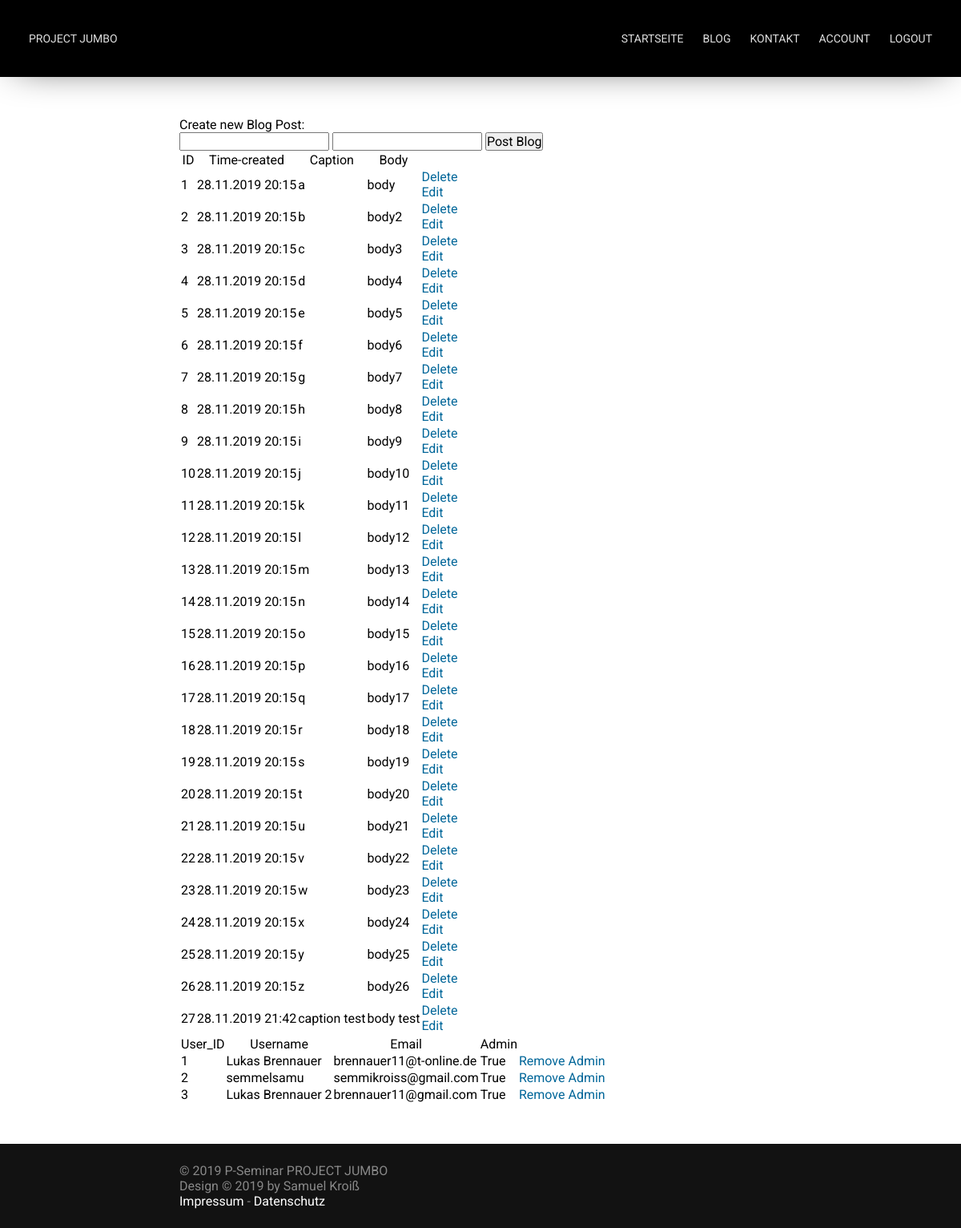
Page /admin (signed in) on the earlier database version.
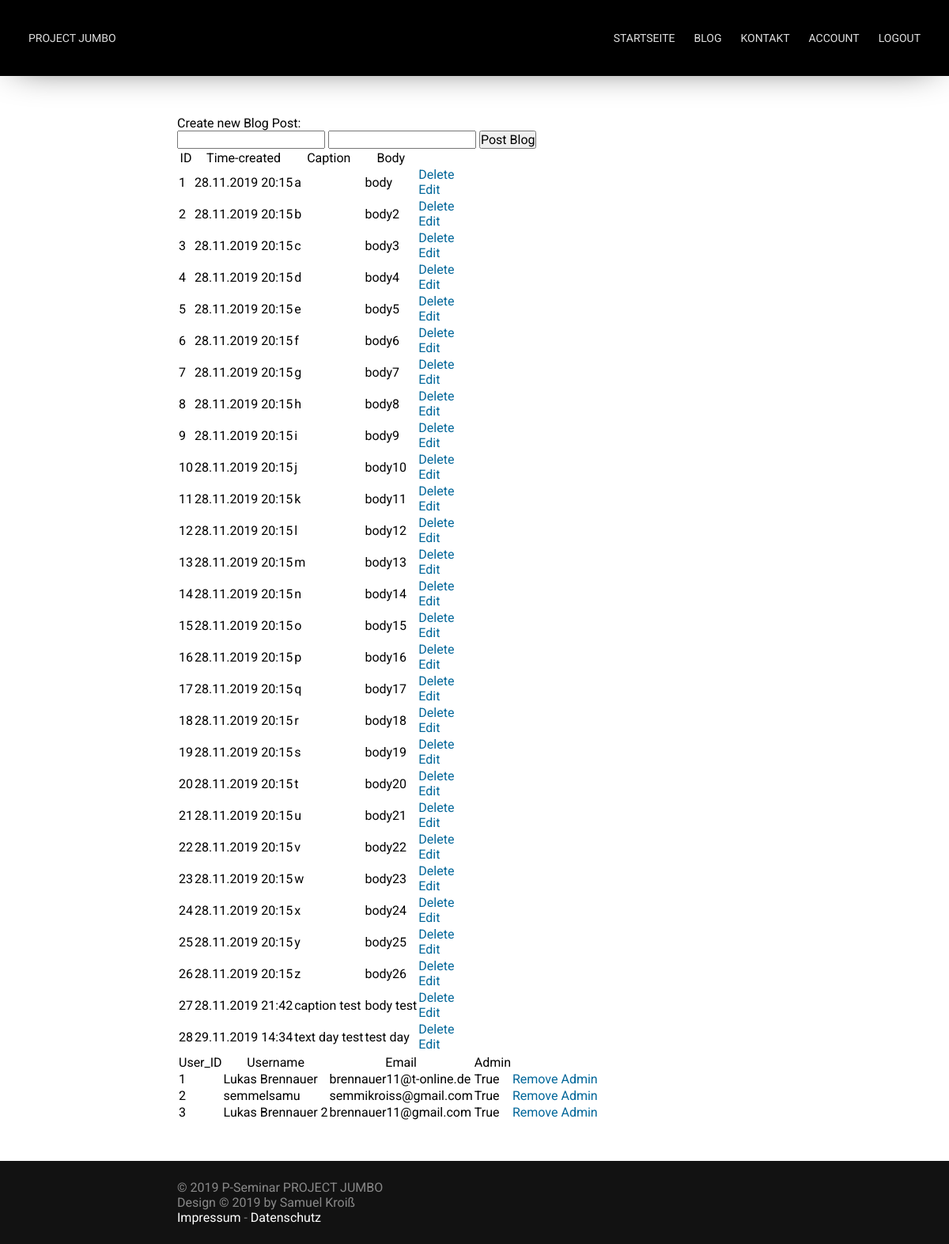
Same page on the later database version.
### app/models.py (models this page shows, shortened)
class Blog_Post(db.Model):
    id = db.Column(db.Integer, primary_key=True)
    caption = db.Column(db.String, nullable=False)
    posted_by = db.Column(db.Integer, db.ForeignKey("user.id"))
    body = db.Column(db.String, nullable=False)
    time_created = db.Column(db.DateTime, default=datetime.now() )

class User(db.Model):
    id = db.Column(db.Integer, primary_key=True)
    username = db.Column(db.String(64), nullable=False, unique=True)
    password_hash = db.Column(db.String(120))
    email = db.Column(db.String, nullable=False, unique=True)
    admin_acc = db.Column(db.Boolean, default=False, nullable=False)
    is_active = True
    is_authenticated = True

### app/routes.py (the view)
@app.route("/admin", methods=['POST', 'GET'])
@login_required
def admin():
    if current_user.admin_acc == True:
        if request.method == 'POST':
            try:
                db.session.add(Blog_Post(caption=request.form['caption'], posted_by=current_user.id, body=request.form['body']))
                db.session.commit()
                return redirect(url_for('admin'))
            except Exception as e:
                return render_template("error.html", title="Error", error=e)
        else:
            posts = Blog_Post.query.order_by(Blog_Post.time_created).all()
            users = User.query.order_by(User.id).all()
            return render_template("admin.html", title="Admin", posts=posts, users=users)
    else:
        return render_template("error.html", title="Error", error="You're not allowed to use that page!")

### app/models.py (called while the page is built)
@login.user_loader
def load_user(id):
    return User.query.get(id)

### templates/admin.html (shortened to what this page needs)
{% extends 'base.html' %}
{% block content %}
    <p>Create new Blog Post:</p>
    <form action="/admin" method="POST">
        <input type="text" name="caption">
        <input type="text" name="body">
        <input type="submit" value="Post Blog">
    </form>
    {% if posts|length < 1 %}
        <p>There are no Blogposts available!</p>
    {% else %}
        <table>
            <tr>
                <th>ID</th>
                <th>Time-created</th>
                <th>Caption</th>
                <th>Body</th>
            </tr>
            {% for post in posts %}
                <tr>
                    <td>{{ post.id }}</td>
                    <td>{{ post.time_created.__format__("%d.%m.%Y %H:%M") }}</tds>
                    <td>{{ post.caption }}</td>
                    <td>{{ post.body }}</td>
                    <td>
                        <a href="{{ url_for( 'delete', id=post.id ) }}">Delete</a>
                        <br>
                        <a href="{{ url_for( 'edit', id=post.id ) }}">Edit</a>
                    </td>
                </tr>
            {% endfor %}
        </table>
    {% endif %}
    {% if users|length < 1 %}
        <p>There are no Users available!</p>
    {% else %}
        <table>
            <tr>
                <th>User_ID</th>
                <th>Username</th>
                <th>Email</th>
                <th>Admin</th>
            </tr>
            {% for user in users %}
                <tr>
                    <td>{{ user.id }}</td>
                    <td>{{ user.username }}</tds>
                    <td>{{ user.email }}</td>
                    <td>{{ user.admin_acc }}</td>
                    <td>
                        <a href="{{ url_for( 'manage_admin', id=user.id ) }}">
                            {% if user.admin_acc==true %}
                                Remove Admin
                            {% else %}
                                Make Admin
                            {% endif %}
                        </a>
                    </td>
                </tr>
            {% endfor %}
        </table>
    {% endif %}
{% endblock %}

### templates/base.html (shortened to what this page needs)
<!DOCTYPE html>
<html>
	<head>
		<link href="{{ url_for('static', filename='css/main.css') }}" rel="stylesheet">
		<link href="{{ url_for('static', filename='css/nav.css') }}" rel="stylesheet">
	</head>
	<body>
		<div id="container">
			<nav id="nav" bg>
				<a href="{{ url_for('index') }}">Project Jumbo</a>
				<ul>
					<li><a href="{{ url_for('index') }}">Startseite</a></li>
					<li><a href="{{ url_for('blog') }}">Blog</a></li>
					<li><a href="#">Kontakt</a></li>
					{% if current_user.is_authenticated %}
					<li><a href="{{ url_for('user_page') }}">Account</a></li>
					<li><a href="{{ url_for('logout') }}">Logout</a></li>
					{% else %}
					<li><a href="{{ url_for('login') }}">Login</a></li>
					{% endif %}
				</ul>
			</nav>
			<div class="spacer nav"></div>
			<section id="content">
				{% block content %}  {% endblock %}
			</section>
			<div class="spacer footer"></div>
			<footer id="footer">
				<p>&copy; 2019 P-Seminar PROJECT JUMBO<br />Design &copy; 2019 by Samuel Kroiß<br /><a href="#">Impressum</a> - <a href="#">Datenschutz</a></p>
			</footer>
		</div>
	</body>
</html>

### static/css/main.css (style rules this page uses)
* { margin: 0; padding: 0; font-family: 'Roboto', sans-serif; font-size: 16px; font-weight: 400; text-decoration: none; scroll-behavior: smooth; }
body { width: 100%; height: 100%; overflow-x: hidden; overflow-y: scroll; }
.spacer { width: 100vw; }
.spacer.nav { height: 96px; }
.spacer.footer { height: 105px; }
#content a, b { display: inline; padding: 0; }
#content * a { color: #006699; }
#container { display: block; width: 100%; min-height: 100vh; position: relative; }
#content { max-width: 800px; margin: 0 auto; padding: 50px 24px; box-sizing: border-box; }
#footer { width: 100%; background: #121212; position: absolute; right: 0; bottom: 0; left: 0; }
#footer p { max-width: 800px; margin: 0 auto; padding: 24px; color: #888888; box-sizing: border-box; }
#footer a { text-decoration: none; color: #FFFFFF; }

### static/css/nav.css (style rules this page uses)
:root { --link-color: #DEDEDE; }
#nav { width: 100%; height: 96px; box-sizing: border-box; position: fixed; z-index: 10; overflow: hidden; transition: background 500ms, box-shadow 500ms, height 300ms; }
#nav[bg] { background: #000000; box-shadow: 0px 0px 50px -20px rgba(0,0,0,1); }
#nav ul { float: right; display: flex; }
#nav ul li { list-style-type: none; }
#nav a { color: var(--link-color); text-transform: uppercase; font-size: 14px; line-height: 48px; float: left; padding: 0 12px; display: block; transition: color 100ms; }
#nav a { font-family: 'Alata', sans-serif; }
#nav ul li a { font-family: 'Roboto', sans-serif; }
@media only screen and (min-width: 900px) { #nav { padding: 24px; } }

Differences in the rows shown:
added Blog_Post: id "28", time_created.__format__ "29.11.2019 14:34", caption "text day test", body "test day"
